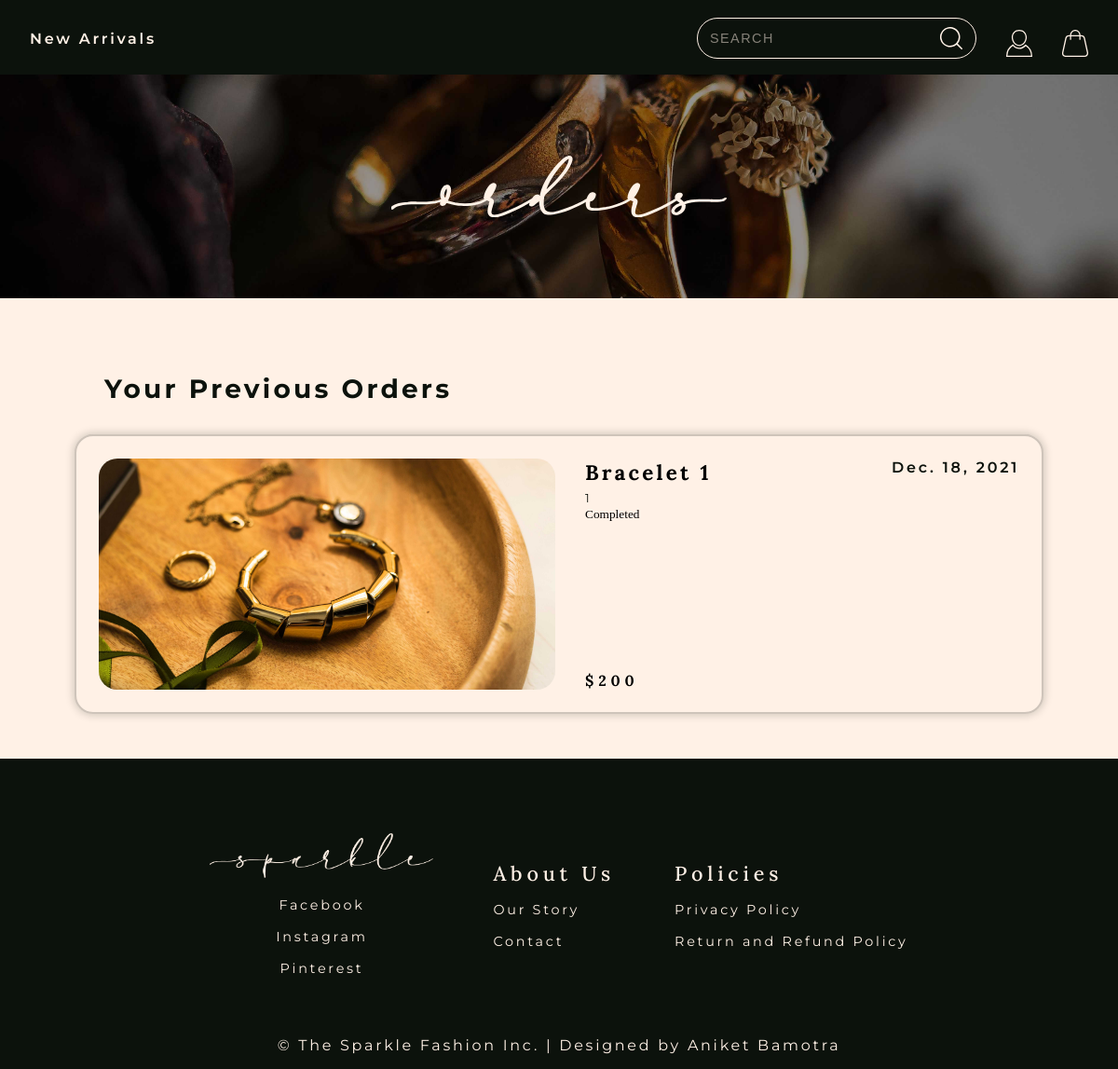
Before: /orders (signed in) with the older database file.
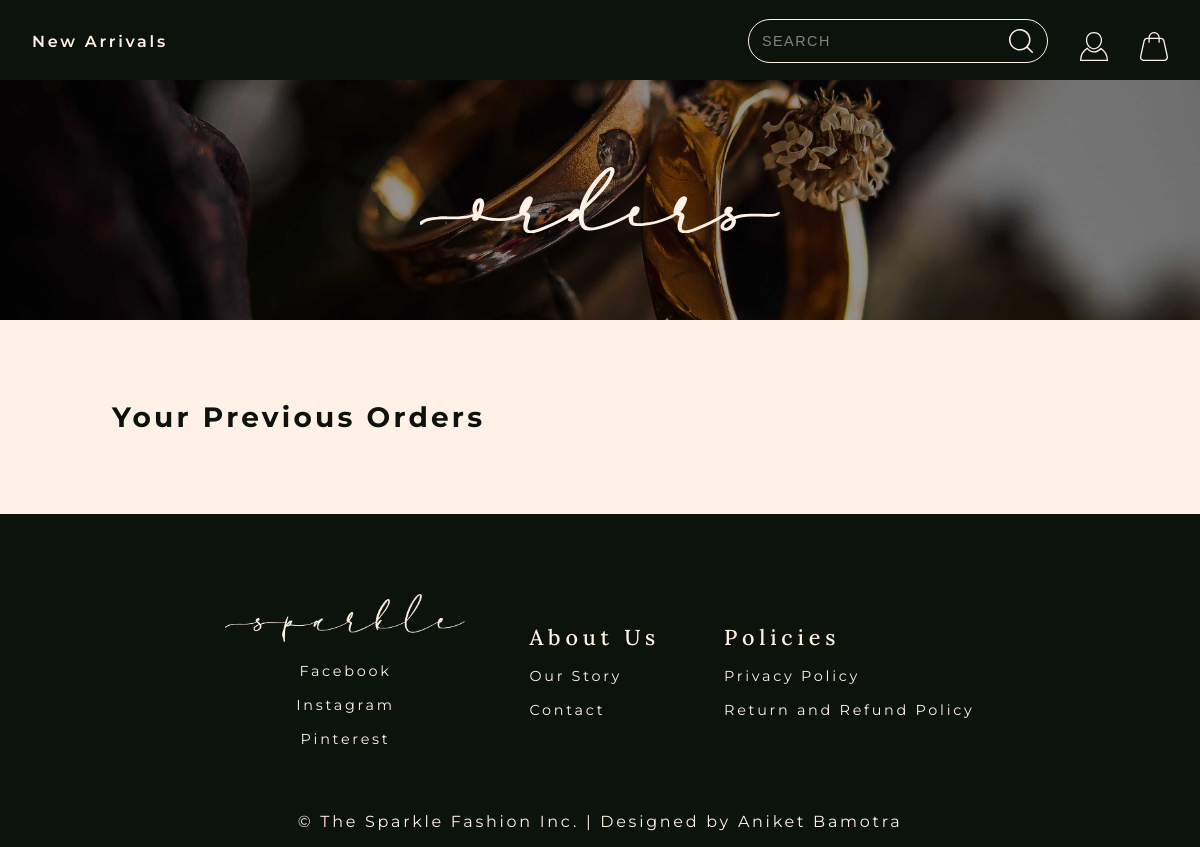
After: the same page with the newer database file.
### store/models/orders.py (models this page shows, shortened)
class Order(models.Model):
    product = models.ForeignKey(Product,
                                on_delete=models.CASCADE)
    customer = models.ForeignKey(Customer,
                                 on_delete=models.CASCADE)
    quantity = models.IntegerField(default=1)
    price = models.IntegerField()
    address = models.CharField(max_length=50, default='', blank=True)
    phone = models.CharField(max_length=50, default='', blank=True)
    date = models.DateField(default=datetime.datetime.today)
    status = models.BooleanField(default=False)
    @staticmethod
    def get_orders_by_customer(customer_id):
        return Order.objects.filter(customer=customer_id).order_by('-date')

### store/models/product.py (models this page shows, shortened)
class Product(models.Model):
    name = models.CharField(max_length=50)
    price = models.IntegerField(default=0)
    category = models.ForeignKey(Category, on_delete=models.CASCADE, default=1)
    description = models.CharField(max_length=200, default='' , null=True , blank=True)
    image = models.ImageField(upload_to='uploads/products/')
    image2 = models.ImageField(upload_to='uploads/products/', default='uploads/products/ring_tile.jpg')
    image3 = models.ImageField(upload_to='uploads/products/', default='uploads/products/ring_tile.jpg')
    image4 = models.ImageField(upload_to='uploads/products/', default='uploads/products/ring_tile.jpg')

### store/middlewares/auth.py (the view)
    def middleware(request):
        print(request.session.get('customer'))
        returnUrl = request.META['PATH_INFO']
        print(request.META['PATH_INFO'])
        if not request.session.get('customer'):
           return redirect(f'login?return_url={returnUrl}')
        response = get_response(request)
        return response

### store/templatetags/custom_filter.py (called while the page is built)
@register.filter(name='currency')
def currency(number):
    return "$"+str(number)

### store/views/orders.py (called while the page is built)
    def get(self , request ):
        customer = request.session.get('customer')
        orders = Order.get_orders_by_customer(customer)
        print(orders)
        return render(request , 'orders.html'  , {'orders' : orders})

### store/templates/orders.html (shortened to what this page needs)
{% extends 'base.html' %}
{% load static %}
{% block content %}
{% load cart %}
{% load custom_filter %}
<header id="d_header">
    <nav>
        <a href="/store" class="sans left_link">New Arrivals</a>
        <a href="/cart" class="sans right-link"><img src="{% static 'icons/light bag.svg' %}" alt="Shopping Bag" style="height: 1.8rem;"></a>
        <a href="#" class="sans right-link" id="profile"><img src="{% static 'icons/light profile.svg' %}" alt="User Profile" style="height: 1.8rem;"></a>
        <div class="search__container right-link">
            <input class="search__input" type="text" placeholder="Search">
        </div>
    </nav>
</header>
<section class="banner">
    <div class="banner_container" id="order_banner_container">
        <img src="{% static 'banner-title/Orders.svg' %}" alt="Rings written in script font" class="page_title" id="order_page_title">
    </div>
</section>
<section class="order_container">
    <h4 class="order_title sans">Your Previous Orders</h4>
    <div class="order">
        <div class="order_items_container">
            {% for order in orders %}
            <div class="order_item">
                <img src="{{order.product.image.url}}" alt="Image of product" class="order_item_img">
                <div class="item_desc">
                    <h5 class="order_item_name serif">{{order.product.name}}</h5>
                    <p class="item_id sans">{{order.quantity}}</p>
                    {% if order.status %}
                    <p>
                        <small class="badge badge-success">Completed</small>
                        {%else%}
                        <small class="badge badge-warning">Pending</small>
                    </p>
                    {% endif %}
                </div>
                <h4 class="item_price serif">{{order.price|currency}}</h4>
                <p class="order_date sans">{{order.date}}</p>
            </div>
            {% endfor %}
        </div>
    </div>
</section>
{% endblock %}

### store/templates/base.html (shortened to what this page needs)
{% load static %}
<!doctype html>
<html lang="en">
<head>
    <link href="{% static 'style.css' %}" rel="stylesheet">
    <link rel="stylesheet" href="https://use.fontawesome.com/releases/v5.8.1/css/all.css">
</head>
<body>
    {% block content %}{% endblock %}
    <footer>
      <div class="ft_flex">
          <div class="ft_one">
              <img src="{% static 'logo/Sparkle.png' %}" alt="Logo" class="ft_logo">
              <ul class="social_links">
                  <li><a href="" class="sans ft_link">Facebook</a></li>
                  <li><a href="" class="sans ft_link">Instagram</a></li>
                  <li><a href="" class="sans ft_link">Pinterest</a></li>
              </ul>
          </div>
          <div class="ft_two">
              <h4 class="ft_title serif">About Us</h4>
              <ul class="about_links">
                  <li><a href="" class="sans ft_link">Our Story</a></li>
                  <li><a href="" class="sans ft_link">Contact</a></li>
              </ul>
          </div>
          <div class="ft_three">
              <h4 class="ft_title serif">Policies</h4>
              <ul class="policy_links">
                  <li><a href="" class="sans ft_link">Privacy Policy</a></li>
                  <li><a href="" class="sans ft_link">Return and Refund Policy</a></li>
              </ul>
          </div>
      </div>
      <h5 class="sans copyright">&copy; The Sparkle Fashion Inc. | Designed by <a href="">Aniket Bamotra</a></h5>
  </footer>
</body>
</html>

### store/static/style.css (style rules this page uses)
:root { --light-color-100: 240, 239, 235; --light-color: 255, 241, 230; --accent-color-100: 221, 190, 169; --accent-color: 203, 153, 126; --dark-color: 12, 18, 12; --serif: "Lora", serif; --sans: "Montserrat", sans-serif; }
* { margin: 0; padding: 0; box-sizing: border-box; }
body { background-color: rgb(var(--light-color)); overflow-x: hidden; }
.serif { font-family: var(--serif); font-size: 3ch; letter-spacing: 0.3rem; }
.sans { font-family: var(--sans); font-size: 2ch; letter-spacing: 0.17rem; color: rgb(var(--dark-color)); }
header { display: block; position: absolute; width: 100%; height: 5rem; }
.left_link { float: left; margin: 2rem; }
.right-link { float: right; margin: 2rem 2rem 2rem 0rem; }
.left_link, .right-link { text-decoration: none; font-weight: 600; color: rgb(var(--light-color)); }
.search__input { width: 25vw; padding: 0.8rem; position: relative; bottom: 0.8rem; z-index: 10; background-color: transparent; transition: transform 250ms ease-in-out; font-size: 1.8ch; color: rgb(var(--light-color)); background-color: transparent; background-image: url("/icons/light\ search.svg"); background-size: 1.5rem; background-repeat: no-repeat; background-position: 95% center; border-radius: 50px; border: 1px solid rgb(var(--light-color)); transition: all 250ms ease-in-out; backface-visibility: hidden; transform-style: preserve-3d; }
.search__input::placeholder { color: rgb(var(--light-color), 0.5); text-transform: uppercase; letter-spacing: 1.5px; }
#d_header { background-color: rgb(var(--dark-color)); position: relative; }
footer { background-color: rgb(var(--dark-color)); height: auto; position: relative; padding-top: 5rem; bottom: 0px; width: 100vw; }
.ft_flex { display: flex; justify-content: center; align-items: center; margin-bottom: 4rem; }
.ft_one, .ft_two, .ft_three { margin: 0rem 2rem 0rem 2rem; }
footer ul { list-style: none; }
footer li { margin: 1rem 0rem 1rem 0rem; }
footer a { text-decoration: none; }
.ft_logo { width: 15rem; }
.ft_title { color: rgb(var(--light-color)); font-weight: 500; font-size: 2.7ch; }
.ft_link { color: rgb(var(--light-color)); font-size: 1.8ch; }
.social_links { text-align: center; }
.copyright { position: relative; bottom: 1rem; text-align: center; color: rgb(var(--light-color)); font-size: 2ch; font-weight: 400; }
.copyright a { text-decoration: none; color: rgb(var(--light-color)); }
.banner_container { height: 30vh; width: 100%; position: relative; }
.page_title { position: absolute; width: 30vw; top: 50%; left: 50%; transform: translate(-50%, -50%); }
.cart_container, .fav_container, .order_container { padding: 3rem 5rem; }
.cart_title, .fav_title, .order_title { font-size: 3.5ch; margin: 2rem; letter-spacing: 0.2rem; }

### store/templates/base.html (style rules this page uses)
nav { background-color: white; }

Changed rows visible on the page:
removed Order: product.image (picture), product.name "Bracelet 1", quantity "1", status "Completed", price "$200", date "Dec. 18, 2021"
